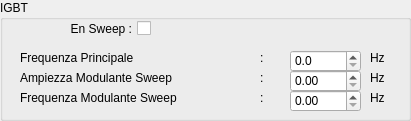
    <widget class="QGroupBox" name="groupBox_igbt">
     <property name="geometry">
      <rect>
       <x>10</x>
       <y>180</y>
       <width>411</width>
       <height>121</height>
      </rect>
     </property>
     <property name="title">
      <string>IGBT</string>
     </property>
     <property name="flat">
      <bool>false</bool>
     </property>
     <widget class="QCheckBox" name="checkBox_enSweep">
      <property name="geometry">
       <rect>
        <x>10</x>
        <y>20</y>
        <width>141</width>
        <height>17</height>
       </rect>
      </property>
      <property name="contextMenuPolicy">
       <enum>Qt::NoContextMenu</enum>
      </property>
      <property name="layoutDirection">
       <enum>Qt::RightToLeft</enum>
      </property>
      <property name="text">
       <string>En Sweep :</string>
      </property>
     </widget>
     <widget class="QLabel" name="label_freqPrincipale">
      <property name="geometry">
       <rect>
        <x>20</x>
        <y>50</y>
        <width>201</width>
        <height>16</height>
       </rect>
      </property>
      <property name="text">
       <string>Frequenza Principale</string>
      </property>
      <property name="alignment">
       <set>Qt::AlignLeading|Qt::AlignLeft|Qt::AlignVCenter</set>
      </property>
     </widget>
     <widget class="QLabel" name="label_ampModSweep">
      <property name="geometry">
       <rect>
        <x>20</x>
        <y>70</y>
        <width>201</width>
        <height>16</height>
       </rect>
      </property>
      <property name="text">
       <string>Ampiezza Modulante Sweep</string>
      </property>
      <property name="alignment">
       <set>Qt::AlignLeading|Qt::AlignLeft|Qt::AlignVCenter</set>
      </property>
     </widget>
     <widget class="QLabel" name="label_freqModSweep">
      <property name="geometry">
       <rect>
        <x>20</x>
        <y>90</y>
        <width>201</width>
        <height>16</height>
       </rect>
      </property>
      <property name="text">
       <string>Frequenza Modulante Sweep</string>
      </property>
      <property name="alignment">
       <set>Qt::AlignLeading|Qt::AlignLeft|Qt::AlignVCenter</set>
      </property>
     </widget>
     <widget class="QLabel" name="label_p5">
      <property name="geometry">
       <rect>
        <x>260</x>
        <y>50</y>
        <width>16</width>
        <height>16</height>
       </rect>
      </property>
      <property name="text">
       <string>:</string>
      </property>
      <property name="alignment">
       <set>Qt::AlignLeading|Qt::AlignLeft|Qt::AlignVCenter</set>
      </property>
     </widget>
     <widget class="QDoubleSpinBox" name="doubleSpinBox_freqPrincipale">
      <property name="geometry">
       <rect>
        <x>290</x>
        <y>50</y>
        <width>71</width>
        <height>22</height>
       </rect>
      </property>
      <property name="wrapping">
       <bool>false</bool>
      </property>
      <property name="frame">
       <bool>true</bool>
      </property>
      <property name="decimals">
       <number>1</number>
      </property>
      <property name="maximum">
       <double>30000.000000000000000</double>
      </property>
      <property name="singleStep">
       <double>5.000000000000000</double>
      </property>
     </widget>
     <widget class="QDoubleSpinBox" name="doubleSpinBox_ampModSweep">
      <property name="geometry">
       <rect>
        <x>290</x>
        <y>70</y>
        <width>71</width>
        <height>22</height>
       </rect>
      </property>
      <property name="wrapping">
       <bool>false</bool>
      </property>
      <property name="frame">
       <bool>true</bool>
      </property>
      <property name="maximum">
       <double>5000.000000000000000</double>
      </property>
      <property name="singleStep">
       <double>0.010000000000000</double>
      </property>
     </widget>
     <widget class="QDoubleSpinBox" name="doubleSpinBox_freqModSweep">
      <property name="geometry">
       <rect>
        <x>290</x>
        <y>90</y>
        <width>71</width>
        <height>22</height>
       </rect>
      </property>
      <property name="wrapping">
       <bool>false</bool>
      </property>
      <property name="frame">
       <bool>true</bool>
      </property>
      <property name="singleStep">
       <double>0.010000000000000</double>
      </property>
     </widget>
     <widget class="QLabel" name="label_p6">
      <property name="geometry">
       <rect>
        <x>260</x>
        <y>70</y>
        <width>16</width>
        <height>16</height>
       </rect>
      </property>
      <property name="text">
       <string>:</string>
      </property>
      <property name="alignment">
       <set>Qt::AlignLeading|Qt::AlignLeft|Qt::AlignVCenter</set>
      </property>
     </widget>
     <widget class="QLabel" name="label_p7">
      <property name="geometry">
       <rect>
        <x>260</x>
        <y>90</y>
        <width>16</width>
        <height>16</height>
       </rect>
      </property>
      <property name="text">
       <string>:</string>
      </property>
      <property name="alignment">
       <set>Qt::AlignLeading|Qt::AlignLeft|Qt::AlignVCenter</set>
      </property>
     </widget>
     <widget class="QLabel" name="label_freqPrincipaleUM">
      <property name="geometry">
       <rect>
        <x>370</x>
        <y>50</y>
        <width>21</width>
        <height>16</height>
       </rect>
      </property>
      <property name="text">
       <string>Hz</string>
      </property>
      <property name="alignment">
       <set>Qt::AlignLeading|Qt::AlignLeft|Qt::AlignVCenter</set>
      </property>
     </widget>
     <widget class="QLabel" name="label_ampModSweep_2">
      <property name="geometry">
       <rect>
        <x>370</x>
        <y>70</y>
        <width>21</width>
        <height>16</height>
       </rect>
      </property>
      <property name="text">
       <string>Hz</string>
      </property>
      <property name="alignment">
       <set>Qt::AlignLeading|Qt::AlignLeft|Qt::AlignVCenter</set>
      </property>
     </widget>
     <widget class="QLabel" name="label_freqModSweepUM">
      <property name="geometry">
       <rect>
        <x>370</x>
        <y>90</y>
        <width>21</width>
        <height>16</height>
       </rect>
      </property>
      <property name="text">
       <string>Hz</string>
      </property>
      <property name="alignment">
       <set>Qt::AlignLeading|Qt::AlignLeft|Qt::AlignVCenter</set>
      </property>
     </widget>
    </widget>
